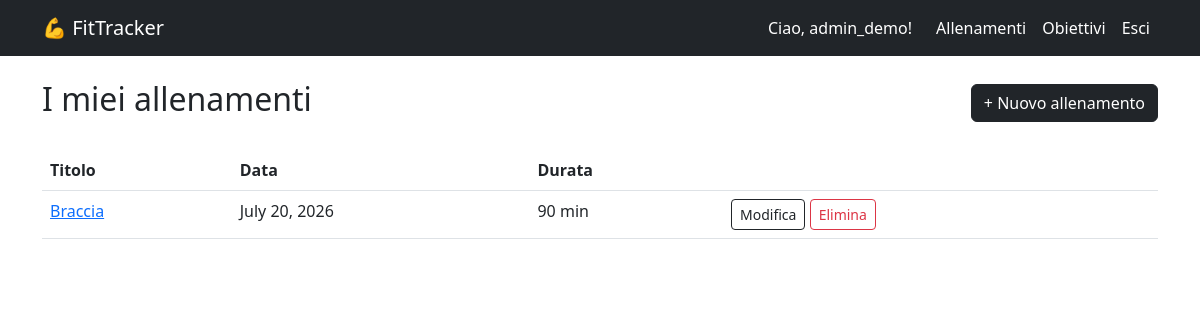
Screenshot of /workout/ (signed in) with the database file from the repository.
### accounts/models.py (models this page shows, shortened)
class CustomUser(AbstractUser):
    ROLE_CHOICES = (
        ('user', 'Utente'),
        ('coach', 'Coach'),
    )
    role = models.CharField(max_length = 10, choices = ROLE_CHOICES, default = 'user')
    bio = models.TextField(blank = True)
    birth_date = models.DateField(null = True, blank = True)
    groups = models.ManyToManyField (
        'auth.Group',
        related_name = 'customuser_set',
        blank = True
    )
    user_permissions = models.ManyToManyField (
        'auth.Permission',
        related_name = 'customuser_set',
        blank = True
    )

### workout/models.py (models this page shows, shortened)
class Workout(models.Model):
    user = models.ForeignKey(settings.AUTH_USER_MODEL, on_delete=models.CASCADE, related_name='workouts')
    title = models.CharField(max_length = 200)
    date = models.DateField()
    duration_minutes = models.PositiveIntegerField()
    notes = models.TextField(blank = True)

### workout/views.py (the view)
# urls.py: path('workout/', views.WorkoutListView.as_view(), name='workout_list'),
class WorkoutListView(LoginRequiredMixin, ListView):
    model = Workout
    template_name = 'workout/workout_list.html'
    context_object_name = 'workouts'
    def get_queryset(self):
        return Workout.objects.filter(user = self.request.user).order_by('-date')

### workout/templates/workout/workout_list.html
{% extends 'workout/base.html' %}
{% block content %}
<div class = "d-flex justify-content-between align-items-center mb-4">
    <h2>I miei allenamenti</h2>
    <a href = "{% url 'workout_create' %}" class = "btn btn-dark">+ Nuovo allenamento</a>
</div>
{% if workouts %}
    <table class = "table table-hover">
        <thead>
            <tr>
                <th>Titolo</th>
                <th>Data</th>
                <th>Durata</th>
                <th></th>
            </tr>
        </thead>
        <tbody>
            {% for workout in workouts %}
                <tr>
                    <td><a href = "{% url 'workout_detail' workout.pk %}">{{ workout.title }}</a></td>
                    <td>{{ workout.date }}</td>
                    <td>{{ workout.duration_minutes }} min</td>
                    <td>
                        <a href = "{% url 'workout_edit' workout.pk %}" class = "btn btn-sm btn-outline-dark"> Modifica </a>
                        <a href = "{% url 'workout_delete' workout.pk %}" class = "btn btn-sm btn-outline-danger"> Elimina </a>
                    </td>
                </tr>
            {% endfor %}
        </tbody>
    </table>
{% else %}
    <p class = "text-muted">Non hai ancora nessun allenamento registrato.</p>
{% endif %}
{% endblock %}

### workout/templates/workout/base.html (shortened to what this page needs)
<!DOCTYPE html>
<html lang = "it">
<head>
    <link href = "https://cdn.jsdelivr.net/npm/bootstrap@5.3.0/dist/css/bootstrap.min.css" rel = "stylesheet">
</head>
<body>
<nav class = "navbar navbar-expand-lg navbar-dark bg-dark">
    <div class = " container">
        <a class = "navbar-brand" href="{% url 'home' %}">💪 FitTracker</a>
        <div class = "navbar-nav ms-auto">
            {% if user.is_authenticated %}
                <span class = "navbar-text text-white me-3"> Ciao, {{ user.username }}! </span>
                <a class = "nav-link text-white" href = "{% url 'workout_list' %}"> Allenamenti </a>
                <a class = "nav-link text-white" href = "{% url 'goal_list' %}"> Obiettivi </a>
                <a class = "nav-link text-white" href = "{% url 'logout' %}"> Esci </a>
            {% else %}
                <a class = "nav-link text-white" href = "{% url 'login' %}"> Accedi </a>
                <a class = "nav-link text-white" href = "{% url 'register' %}" > Registrati </a>
            {% endif %}
        </div>
    </div>
</nav>
<div class = "container mt-4">
    {% block content %}{% endblock %}
</div>
</body>
</html>

### rows the page displays
CustomUser: username "admin_demo"
Workout: title "Braccia", date "July 20, 2026", duration_minutes "90"
